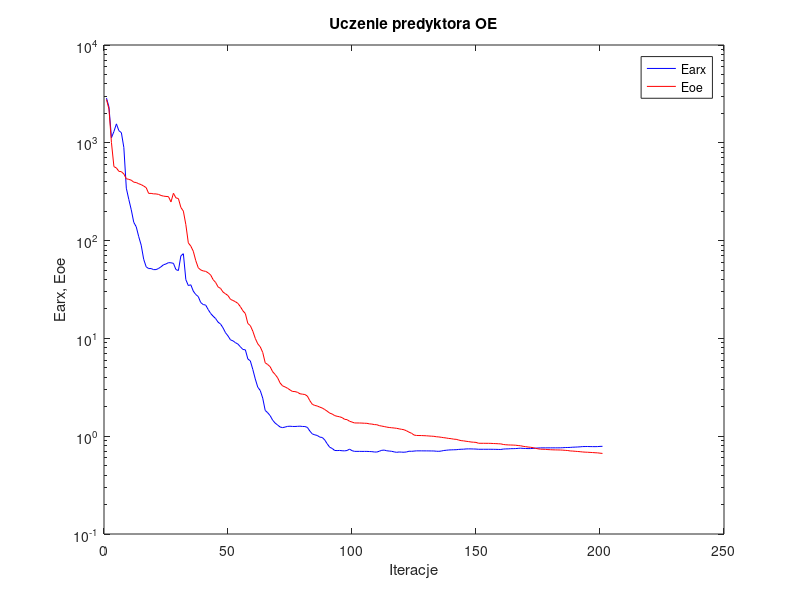
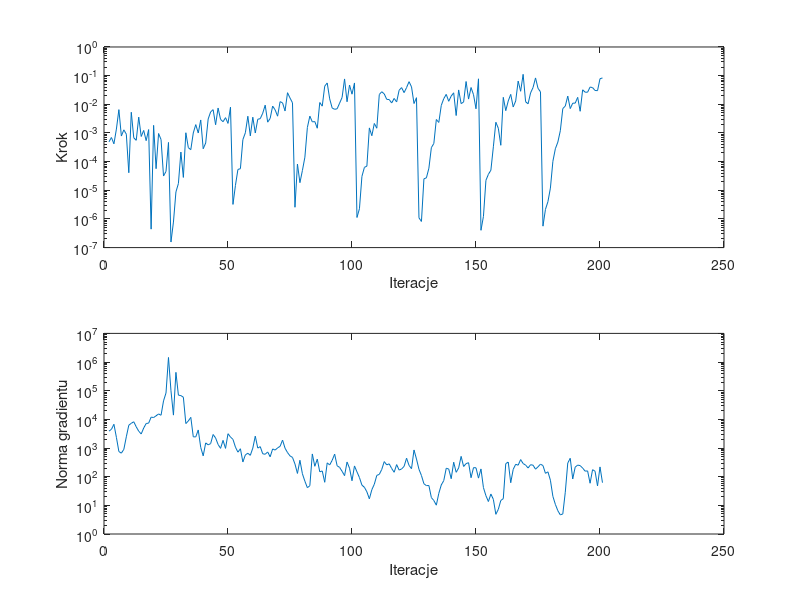

Reproduce these figures in MATLAB, in order.
%uczenie predyktora oe
clear all;
n=0; farx(n+1)=2.866762e+003; foe(n+1)=2.770141e+003; wspucz(n+1)=0.000000e+000; ng(n+1)=0.000000e+000;
%odnowa zmiennej metryki
n=1; farx(n+1)=2.325154e+003; foe(n+1)=2.212593e+003; krok(n+1)=4.927090e-004; ng(n+1)=3.888034e+003;
n=2; farx(n+1)=1.126672e+003; foe(n+1)=1.005961e+003; krok(n+1)=6.935224e-004; ng(n+1)=4.494758e+003;
n=3; farx(n+1)=1.303735e+003; foe(n+1)=5.701776e+002; krok(n+1)=4.179199e-004; ng(n+1)=6.748657e+003;
n=4; farx(n+1)=1.561492e+003; foe(n+1)=5.535707e+002; krok(n+1)=1.369522e-003; ng(n+1)=2.354575e+003;
n=5; farx(n+1)=1.329605e+003; foe(n+1)=5.106654e+002; krok(n+1)=6.513964e-003; ng(n+1)=7.519356e+002;
n=6; farx(n+1)=1.270884e+003; foe(n+1)=5.069801e+002; krok(n+1)=7.818597e-004; ng(n+1)=6.631823e+002;
n=7; farx(n+1)=8.951958e+002; foe(n+1)=4.797609e+002; krok(n+1)=1.284763e-003; ng(n+1)=9.017073e+002;
n=8; farx(n+1)=3.432994e+002; foe(n+1)=4.289380e+002; krok(n+1)=9.053002e-004; ng(n+1)=2.466495e+003;
n=9; farx(n+1)=2.637511e+002; foe(n+1)=4.229418e+002; krok(n+1)=4.095955e-005; ng(n+1)=6.267364e+003;
n=10; farx(n+1)=2.062965e+002; foe(n+1)=4.145197e+002; krok(n+1)=5.272732e-003; ng(n+1)=7.286795e+003;
n=11; farx(n+1)=1.537657e+002; foe(n+1)=3.956018e+002; krok(n+1)=6.767654e-004; ng(n+1)=8.248447e+003;
n=12; farx(n+1)=1.383409e+002; foe(n+1)=3.926202e+002; krok(n+1)=5.547107e-004; ng(n+1)=5.491248e+003;
n=13; farx(n+1)=1.097332e+002; foe(n+1)=3.812982e+002; krok(n+1)=3.572501e-003; ng(n+1)=3.869541e+003;
n=14; farx(n+1)=8.972639e+001; foe(n+1)=3.736041e+002; krok(n+1)=7.532950e-004; ng(n+1)=3.088281e+003;
n=15; farx(n+1)=6.445542e+001; foe(n+1)=3.611369e+002; krok(n+1)=1.224233e-003; ng(n+1)=4.981532e+003;
n=16; farx(n+1)=5.398398e+001; foe(n+1)=3.481003e+002; krok(n+1)=5.391128e-004; ng(n+1)=7.176162e+003;
n=17; farx(n+1)=5.176275e+001; foe(n+1)=3.038777e+002; krok(n+1)=1.313897e-003; ng(n+1)=7.387104e+003;
n=18; farx(n+1)=5.179124e+001; foe(n+1)=3.038588e+002; krok(n+1)=4.405193e-007; ng(n+1)=1.195471e+004;
n=19; farx(n+1)=5.050002e+001; foe(n+1)=3.004825e+002; krok(n+1)=1.841613e-003; ng(n+1)=1.158937e+004;
n=20; farx(n+1)=5.054091e+001; foe(n+1)=3.002441e+002; krok(n+1)=5.665485e-005; ng(n+1)=1.330313e+004;
n=21; farx(n+1)=5.188564e+001; foe(n+1)=2.967630e+002; krok(n+1)=9.576184e-004; ng(n+1)=1.546704e+004;
n=22; farx(n+1)=5.402238e+001; foe(n+1)=2.893196e+002; krok(n+1)=5.892785e-004; ng(n+1)=1.390644e+004;
n=23; farx(n+1)=5.663830e+001; foe(n+1)=2.849725e+002; krok(n+1)=3.144093e-005; ng(n+1)=4.411123e+004;
n=24; farx(n+1)=5.772675e+001; foe(n+1)=2.829116e+002; krok(n+1)=4.557602e-005; ng(n+1)=8.335443e+004;
n=25; farx(n+1)=5.951799e+001; foe(n+1)=2.815651e+002; krok(n+1)=4.674935e-004; ng(n+1)=1.445738e+006;
%odnowa zmiennej metryki
n=26; farx(n+1)=5.931081e+001; foe(n+1)=2.486539e+002; krok(n+1)=1.564368e-007; ng(n+1)=9.972137e+004;
n=27; farx(n+1)=5.856249e+001; foe(n+1)=3.047873e+002; krok(n+1)=7.781605e-007; ng(n+1)=1.408100e+004;
n=28; farx(n+1)=5.054195e+001; foe(n+1)=2.735268e+002; krok(n+1)=8.746968e-006; ng(n+1)=4.370368e+005;
n=29; farx(n+1)=4.941293e+001; foe(n+1)=2.689426e+002; krok(n+1)=1.718695e-005; ng(n+1)=7.001742e+004;
n=30; farx(n+1)=6.987030e+001; foe(n+1)=2.182544e+002; krok(n+1)=2.154098e-004; ng(n+1)=6.749268e+004;
n=31; farx(n+1)=7.344636e+001; foe(n+1)=2.002366e+002; krok(n+1)=2.809248e-005; ng(n+1)=5.939642e+004;
n=32; farx(n+1)=3.984806e+001; foe(n+1)=1.456333e+002; krok(n+1)=1.016108e-003; ng(n+1)=7.151901e+003;
n=33; farx(n+1)=3.470960e+001; foe(n+1)=9.481484e+001; krok(n+1)=3.072763e-004; ng(n+1)=8.790851e+003;
n=34; farx(n+1)=3.534128e+001; foe(n+1)=8.781971e+001; krok(n+1)=2.612599e-004; ng(n+1)=1.176518e+004;
n=35; farx(n+1)=3.046385e+001; foe(n+1)=7.786397e+001; krok(n+1)=1.001196e-003; ng(n+1)=2.460507e+003;
n=36; farx(n+1)=2.808542e+001; foe(n+1)=6.242099e+001; krok(n+1)=1.955381e-003; ng(n+1)=2.444199e+003;
n=37; farx(n+1)=2.681434e+001; foe(n+1)=5.280660e+001; krok(n+1)=9.977322e-004; ng(n+1)=4.277136e+003;
n=38; farx(n+1)=2.327066e+001; foe(n+1)=5.012345e+001; krok(n+1)=2.840497e-003; ng(n+1)=1.050326e+003;
n=39; farx(n+1)=2.219291e+001; foe(n+1)=4.898714e+001; krok(n+1)=2.811722e-004; ng(n+1)=5.334674e+002;
n=40; farx(n+1)=2.191168e+001; foe(n+1)=4.847494e+001; krok(n+1)=4.465626e-004; ng(n+1)=1.508803e+003;
n=41; farx(n+1)=1.973745e+001; foe(n+1)=4.683929e+001; krok(n+1)=3.065383e-003; ng(n+1)=1.291309e+003;
n=42; farx(n+1)=1.799601e+001; foe(n+1)=4.456143e+001; krok(n+1)=5.433546e-003; ng(n+1)=1.428105e+003;
n=43; farx(n+1)=1.686862e+001; foe(n+1)=3.987119e+001; krok(n+1)=6.496894e-003; ng(n+1)=2.965058e+003;
n=44; farx(n+1)=1.596341e+001; foe(n+1)=3.734058e+001; krok(n+1)=1.934289e-003; ng(n+1)=2.243019e+003;
n=45; farx(n+1)=1.466006e+001; foe(n+1)=3.360907e+001; krok(n+1)=7.418259e-003; ng(n+1)=1.331626e+003;
n=46; farx(n+1)=1.401386e+001; foe(n+1)=3.242948e+001; krok(n+1)=2.973498e-003; ng(n+1)=9.736893e+002;
n=47; farx(n+1)=1.281216e+001; foe(n+1)=2.978170e+001; krok(n+1)=2.469785e-003; ng(n+1)=1.851455e+003;
n=48; farx(n+1)=1.142449e+001; foe(n+1)=2.856589e+001; krok(n+1)=3.419137e-003; ng(n+1)=9.722052e+002;
n=49; farx(n+1)=1.059745e+001; foe(n+1)=2.740747e+001; krok(n+1)=2.156451e-003; ng(n+1)=3.161106e+003;
n=50; farx(n+1)=9.660320e+000; foe(n+1)=2.508199e+001; krok(n+1)=7.932207e-003; ng(n+1)=2.419257e+003;
%odnowa zmiennej metryki
n=51; farx(n+1)=9.442086e+000; foe(n+1)=2.441848e+001; krok(n+1)=3.213736e-006; ng(n+1)=2.005959e+003;
n=52; farx(n+1)=9.044568e+000; foe(n+1)=2.372513e+001; krok(n+1)=1.484784e-005; ng(n+1)=1.075086e+003;
n=53; farx(n+1)=8.746504e+000; foe(n+1)=2.278474e+001; krok(n+1)=5.338120e-005; ng(n+1)=7.165527e+002;
n=54; farx(n+1)=8.205698e+000; foe(n+1)=2.110406e+001; krok(n+1)=5.658127e-005; ng(n+1)=9.433518e+002;
n=55; farx(n+1)=7.707020e+000; foe(n+1)=1.916315e+001; krok(n+1)=5.871034e-004; ng(n+1)=3.259365e+002;
n=56; farx(n+1)=7.642574e+000; foe(n+1)=1.794639e+001; krok(n+1)=1.016331e-003; ng(n+1)=5.773039e+002;
n=57; farx(n+1)=6.165596e+000; foe(n+1)=1.419814e+001; krok(n+1)=3.831275e-003; ng(n+1)=6.575545e+002;
n=58; farx(n+1)=5.888659e+000; foe(n+1)=1.351215e+001; krok(n+1)=7.899388e-004; ng(n+1)=5.565008e+002;
n=59; farx(n+1)=4.816531e+000; foe(n+1)=1.185890e+001; krok(n+1)=3.550402e-003; ng(n+1)=9.933401e+002;
n=60; farx(n+1)=3.848777e+000; foe(n+1)=1.000615e+001; krok(n+1)=9.975011e-004; ng(n+1)=2.593650e+003;
n=61; farx(n+1)=3.170944e+000; foe(n+1)=8.795983e+000; krok(n+1)=3.011555e-003; ng(n+1)=9.957252e+002;
n=62; farx(n+1)=2.934431e+000; foe(n+1)=8.202167e+000; krok(n+1)=3.151553e-003; ng(n+1)=1.117210e+003;
n=63; farx(n+1)=2.449498e+000; foe(n+1)=7.188909e+000; krok(n+1)=4.892577e-003; ng(n+1)=6.295777e+002;
n=64; farx(n+1)=1.834562e+000; foe(n+1)=5.630494e+000; krok(n+1)=9.348086e-003; ng(n+1)=6.066104e+002;
n=65; farx(n+1)=1.737695e+000; foe(n+1)=5.408650e+000; krok(n+1)=2.381138e-003; ng(n+1)=7.300583e+002;
n=66; farx(n+1)=1.621982e+000; foe(n+1)=5.131296e+000; krok(n+1)=3.223493e-003; ng(n+1)=4.941115e+002;
n=67; farx(n+1)=1.458352e+000; foe(n+1)=4.565429e+000; krok(n+1)=8.685477e-003; ng(n+1)=9.291835e+002;
n=68; farx(n+1)=1.363257e+000; foe(n+1)=4.280490e+000; krok(n+1)=6.399091e-003; ng(n+1)=8.474259e+002;
n=69; farx(n+1)=1.300849e+000; foe(n+1)=3.960323e+000; krok(n+1)=3.852167e-003; ng(n+1)=1.013514e+003;
n=70; farx(n+1)=1.242037e+000; foe(n+1)=3.502645e+000; krok(n+1)=1.238474e-002; ng(n+1)=1.143502e+003;
n=71; farx(n+1)=1.224122e+000; foe(n+1)=3.270429e+000; krok(n+1)=1.121665e-002; ng(n+1)=1.895572e+003;
n=72; farx(n+1)=1.239704e+000; foe(n+1)=3.191625e+000; krok(n+1)=5.849663e-003; ng(n+1)=9.838819e+002;
n=73; farx(n+1)=1.259636e+000; foe(n+1)=3.091715e+000; krok(n+1)=2.539936e-002; ng(n+1)=6.943206e+002;
n=74; farx(n+1)=1.265253e+000; foe(n+1)=2.972954e+000; krok(n+1)=1.661865e-002; ng(n+1)=5.319336e+002;
n=75; farx(n+1)=1.258094e+000; foe(n+1)=2.866838e+000; krok(n+1)=1.129495e-002; ng(n+1)=4.709989e+002;
%odnowa zmiennej metryki
n=76; farx(n+1)=1.257555e+000; foe(n+1)=2.858974e+000; krok(n+1)=2.556226e-006; ng(n+1)=2.773209e+002;
n=77; farx(n+1)=1.261486e+000; foe(n+1)=2.813329e+000; krok(n+1)=8.233132e-005; ng(n+1)=1.298492e+002;
n=78; farx(n+1)=1.266719e+000; foe(n+1)=2.716276e+000; krok(n+1)=1.843074e-005; ng(n+1)=3.748482e+002;
n=79; farx(n+1)=1.257892e+000; foe(n+1)=2.690787e+000; krok(n+1)=4.901091e-005; ng(n+1)=1.267285e+002;
n=80; farx(n+1)=1.255712e+000; foe(n+1)=2.668344e+000; krok(n+1)=1.426314e-004; ng(n+1)=6.943512e+001;
n=81; farx(n+1)=1.231209e+000; foe(n+1)=2.572337e+000; krok(n+1)=1.548346e-003; ng(n+1)=4.138078e+001;
n=82; farx(n+1)=1.129007e+000; foe(n+1)=2.307879e+000; krok(n+1)=3.869544e-003; ng(n+1)=4.831167e+001;
n=83; farx(n+1)=1.054759e+000; foe(n+1)=2.117231e+000; krok(n+1)=2.433134e-003; ng(n+1)=6.214322e+002;
n=84; farx(n+1)=1.032441e+000; foe(n+1)=2.063580e+000; krok(n+1)=2.500228e-003; ng(n+1)=2.307561e+002;
n=85; farx(n+1)=1.017726e+000; foe(n+1)=2.035406e+000; krok(n+1)=1.463096e-003; ng(n+1)=4.101309e+002;
n=86; farx(n+1)=9.784874e-001; foe(n+1)=1.982699e+000; krok(n+1)=1.153579e-002; ng(n+1)=1.476137e+002;
n=87; farx(n+1)=9.710212e-001; foe(n+1)=1.942722e+000; krok(n+1)=8.625805e-003; ng(n+1)=1.584755e+002;
n=88; farx(n+1)=9.156157e-001; foe(n+1)=1.873739e+000; krok(n+1)=4.294671e-002; ng(n+1)=6.379621e+001;
n=89; farx(n+1)=8.364776e-001; foe(n+1)=1.802652e+000; krok(n+1)=5.558094e-002; ng(n+1)=3.035620e+002;
n=90; farx(n+1)=7.712951e-001; foe(n+1)=1.721990e+000; krok(n+1)=1.547817e-002; ng(n+1)=2.573522e+002;
n=91; farx(n+1)=7.498929e-001; foe(n+1)=1.686983e+000; krok(n+1)=7.442795e-003; ng(n+1)=3.716069e+002;
n=92; farx(n+1)=7.146969e-001; foe(n+1)=1.624873e+000; krok(n+1)=6.681202e-003; ng(n+1)=6.122632e+002;
n=93; farx(n+1)=7.129678e-001; foe(n+1)=1.598031e+000; krok(n+1)=6.971205e-003; ng(n+1)=2.404751e+002;
n=94; farx(n+1)=7.150669e-001; foe(n+1)=1.579889e+000; krok(n+1)=1.095618e-002; ng(n+1)=2.110587e+002;
n=95; farx(n+1)=7.102067e-001; foe(n+1)=1.549775e+000; krok(n+1)=1.733857e-002; ng(n+1)=1.544153e+002;
n=96; farx(n+1)=7.081538e-001; foe(n+1)=1.488780e+000; krok(n+1)=7.672268e-002; ng(n+1)=1.087713e+002;
n=97; farx(n+1)=7.139311e-001; foe(n+1)=1.476493e+000; krok(n+1)=1.226153e-002; ng(n+1)=3.248481e+002;
n=98; farx(n+1)=7.377323e-001; foe(n+1)=1.422591e+000; krok(n+1)=4.710295e-002; ng(n+1)=1.980293e+002;
n=99; farx(n+1)=7.116944e-001; foe(n+1)=1.395576e+000; krok(n+1)=2.254527e-002; ng(n+1)=7.215946e+001;
n=100; farx(n+1)=6.999225e-001; foe(n+1)=1.366693e+000; krok(n+1)=5.558094e-002; ng(n+1)=2.370930e+002;
%odnowa zmiennej metryki
n=101; farx(n+1)=6.998853e-001; foe(n+1)=1.365434e+000; krok(n+1)=1.122542e-006; ng(n+1)=1.475404e+002;
n=102; farx(n+1)=6.997774e-001; foe(n+1)=1.364735e+000; krok(n+1)=2.270457e-006; ng(n+1)=9.323744e+001;
n=103; farx(n+1)=6.991092e-001; foe(n+1)=1.361858e+000; krok(n+1)=3.050494e-005; ng(n+1)=5.078100e+001;
n=104; farx(n+1)=6.992929e-001; foe(n+1)=1.357059e+000; krok(n+1)=6.291931e-005; ng(n+1)=4.270968e+001;
n=105; farx(n+1)=6.994061e-001; foe(n+1)=1.354358e+000; krok(n+1)=6.975159e-005; ng(n+1)=2.964267e+001;
n=106; farx(n+1)=6.971401e-001; foe(n+1)=1.337355e+000; krok(n+1)=1.499941e-003; ng(n+1)=1.689513e+001;
n=107; farx(n+1)=6.953130e-001; foe(n+1)=1.330503e+000; krok(n+1)=8.011837e-004; ng(n+1)=3.520165e+001;
n=108; farx(n+1)=6.896221e-001; foe(n+1)=1.314637e+000; krok(n+1)=2.145173e-003; ng(n+1)=5.464729e+001;
n=109; farx(n+1)=6.884912e-001; foe(n+1)=1.310460e+000; krok(n+1)=1.463096e-003; ng(n+1)=1.113080e+002;
n=110; farx(n+1)=7.017260e-001; foe(n+1)=1.283179e+000; krok(n+1)=2.194150e-002; ng(n+1)=1.201330e+002;
n=111; farx(n+1)=7.171531e-001; foe(n+1)=1.268849e+000; krok(n+1)=2.741623e-002; ng(n+1)=1.794459e+002;
n=112; farx(n+1)=7.209839e-001; foe(n+1)=1.255350e+000; krok(n+1)=2.307159e-002; ng(n+1)=3.365110e+002;
n=113; farx(n+1)=7.098240e-001; foe(n+1)=1.238864e+000; krok(n+1)=1.488820e-002; ng(n+1)=2.587915e+002;
n=114; farx(n+1)=7.049959e-001; foe(n+1)=1.227739e+000; krok(n+1)=1.464382e-002; ng(n+1)=2.803842e+002;
n=115; farx(n+1)=7.007030e-001; foe(n+1)=1.220138e+000; krok(n+1)=1.111520e-002; ng(n+1)=1.929965e+002;
n=116; farx(n+1)=6.913344e-001; foe(n+1)=1.212872e+000; krok(n+1)=1.601914e-002; ng(n+1)=1.426847e+002;
n=117; farx(n+1)=6.842608e-001; foe(n+1)=1.204008e+000; krok(n+1)=1.210728e-002; ng(n+1)=2.641490e+002;
n=118; farx(n+1)=6.898233e-001; foe(n+1)=1.189069e+000; krok(n+1)=3.095635e-002; ng(n+1)=1.701137e+002;
n=119; farx(n+1)=6.872058e-001; foe(n+1)=1.176230e+000; krok(n+1)=3.822127e-002; ng(n+1)=1.860397e+002;
n=120; farx(n+1)=6.856096e-001; foe(n+1)=1.163680e+000; krok(n+1)=2.556212e-002; ng(n+1)=2.289556e+002;
n=121; farx(n+1)=6.901393e-001; foe(n+1)=1.134887e+000; krok(n+1)=3.825942e-002; ng(n+1)=4.416335e+002;
n=122; farx(n+1)=7.021691e-001; foe(n+1)=1.099333e+000; krok(n+1)=6.162212e-002; ng(n+1)=2.473047e+002;
n=123; farx(n+1)=7.006302e-001; foe(n+1)=1.071993e+000; krok(n+1)=4.048730e-002; ng(n+1)=1.903179e+002;
n=124; farx(n+1)=7.044837e-001; foe(n+1)=1.028175e+000; krok(n+1)=1.064021e-002; ng(n+1)=8.557095e+002;
n=125; farx(n+1)=7.082692e-001; foe(n+1)=1.017621e+000; krok(n+1)=1.702114e-002; ng(n+1)=4.139887e+002;
%odnowa zmiennej metryki
n=126; farx(n+1)=7.082772e-001; foe(n+1)=1.015963e+000; krok(n+1)=1.089869e-006; ng(n+1)=1.814218e+002;
n=127; farx(n+1)=7.082745e-001; foe(n+1)=1.015511e+000; krok(n+1)=8.176415e-007; ng(n+1)=1.098771e+002;
n=128; farx(n+1)=7.078412e-001; foe(n+1)=1.012566e+000; krok(n+1)=2.509886e-005; ng(n+1)=5.655894e+001;
n=129; farx(n+1)=7.077375e-001; foe(n+1)=1.009780e+000; krok(n+1)=2.717293e-005; ng(n+1)=4.882024e+001;
n=130; farx(n+1)=7.073480e-001; foe(n+1)=1.005004e+000; krok(n+1)=5.883434e-005; ng(n+1)=4.923029e+001;
n=131; farx(n+1)=7.067464e-001; foe(n+1)=1.000879e+000; krok(n+1)=3.079053e-004; ng(n+1)=1.864637e+001;
n=132; farx(n+1)=7.062729e-001; foe(n+1)=9.974429e-001; krok(n+1)=4.302964e-004; ng(n+1)=1.475596e+001;
n=133; farx(n+1)=7.021477e-001; foe(n+1)=9.875057e-001; krok(n+1)=2.953444e-003; ng(n+1)=1.014463e+001;
n=134; farx(n+1)=7.007310e-001; foe(n+1)=9.827758e-001; krok(n+1)=2.324451e-003; ng(n+1)=2.620574e+001;
n=135; farx(n+1)=7.049102e-001; foe(n+1)=9.744419e-001; krok(n+1)=9.173286e-003; ng(n+1)=5.156367e+001;
n=136; farx(n+1)=7.142946e-001; foe(n+1)=9.659366e-001; krok(n+1)=1.576669e-002; ng(n+1)=7.296900e+001;
n=137; farx(n+1)=7.181525e-001; foe(n+1)=9.587743e-001; krok(n+1)=2.219272e-002; ng(n+1)=1.971154e+002;
n=138; farx(n+1)=7.232217e-001; foe(n+1)=9.487091e-001; krok(n+1)=1.274291e-002; ng(n+1)=1.851896e+002;
n=139; farx(n+1)=7.249243e-001; foe(n+1)=9.437114e-001; krok(n+1)=1.939776e-002; ng(n+1)=8.509881e+001;
n=140; farx(n+1)=7.266545e-001; foe(n+1)=9.326609e-001; krok(n+1)=2.517497e-002; ng(n+1)=3.199150e+002;
n=141; farx(n+1)=7.277240e-001; foe(n+1)=9.291019e-001; krok(n+1)=4.055547e-003; ng(n+1)=1.422945e+002;
n=142; farx(n+1)=7.325624e-001; foe(n+1)=9.141550e-001; krok(n+1)=3.172883e-002; ng(n+1)=2.018327e+002;
n=143; farx(n+1)=7.355126e-001; foe(n+1)=9.010125e-001; krok(n+1)=1.056509e-002; ng(n+1)=5.116229e+002;
n=144; farx(n+1)=7.366394e-001; foe(n+1)=8.960698e-001; krok(n+1)=1.204622e-002; ng(n+1)=2.268927e+002;
n=145; farx(n+1)=7.410868e-001; foe(n+1)=8.876823e-001; krok(n+1)=6.244338e-002; ng(n+1)=2.855980e+002;
n=146; farx(n+1)=7.420327e-001; foe(n+1)=8.809825e-001; krok(n+1)=1.521910e-002; ng(n+1)=3.080808e+002;
n=147; farx(n+1)=7.415448e-001; foe(n+1)=8.723873e-001; krok(n+1)=3.852379e-002; ng(n+1)=9.201597e+001;
n=148; farx(n+1)=7.400632e-001; foe(n+1)=8.680661e-001; krok(n+1)=2.160874e-002; ng(n+1)=2.069993e+002;
n=149; farx(n+1)=7.388580e-001; foe(n+1)=8.644735e-001; krok(n+1)=6.970662e-003; ng(n+1)=2.040162e+002;
n=150; farx(n+1)=7.352419e-001; foe(n+1)=8.472345e-001; krok(n+1)=7.746905e-002; ng(n+1)=8.916496e+001;
%odnowa zmiennej metryki
n=151; farx(n+1)=7.352302e-001; foe(n+1)=8.464682e-001; krok(n+1)=4.017170e-007; ng(n+1)=1.864820e+002;
n=152; farx(n+1)=7.352172e-001; foe(n+1)=8.463890e-001; krok(n+1)=1.225769e-006; ng(n+1)=4.158701e+001;
n=153; farx(n+1)=7.351489e-001; foe(n+1)=8.460015e-001; krok(n+1)=2.226248e-005; ng(n+1)=2.170743e+001;
n=154; farx(n+1)=7.351655e-001; foe(n+1)=8.457636e-001; krok(n+1)=3.609728e-005; ng(n+1)=1.358638e+001;
n=155; farx(n+1)=7.350772e-001; foe(n+1)=8.446785e-001; krok(n+1)=5.017715e-005; ng(n+1)=2.483018e+001;
n=156; farx(n+1)=7.346078e-001; foe(n+1)=8.416045e-001; krok(n+1)=3.293253e-004; ng(n+1)=1.615953e+001;
n=157; farx(n+1)=7.337750e-001; foe(n+1)=8.399210e-001; krok(n+1)=2.361852e-003; ng(n+1)=4.864358e+000;
n=158; farx(n+1)=7.325037e-001; foe(n+1)=8.369460e-001; krok(n+1)=1.460933e-003; ng(n+1)=7.254724e+000;
n=159; farx(n+1)=7.319187e-001; foe(n+1)=8.345621e-001; krok(n+1)=3.716215e-004; ng(n+1)=1.481411e+001;
n=160; farx(n+1)=7.386258e-001; foe(n+1)=8.231083e-001; krok(n+1)=1.750226e-002; ng(n+1)=1.708744e+001;
n=161; farx(n+1)=7.415112e-001; foe(n+1)=8.176165e-001; krok(n+1)=5.997467e-003; ng(n+1)=2.854407e+002;
n=162; farx(n+1)=7.422898e-001; foe(n+1)=8.146030e-001; krok(n+1)=1.308616e-002; ng(n+1)=3.240607e+002;
n=163; farx(n+1)=7.454589e-001; foe(n+1)=8.127890e-001; krok(n+1)=2.219272e-002; ng(n+1)=6.160569e+001;
n=164; farx(n+1)=7.460789e-001; foe(n+1)=8.112833e-001; krok(n+1)=8.073226e-003; ng(n+1)=1.802038e+002;
n=165; farx(n+1)=7.475938e-001; foe(n+1)=8.085195e-001; krok(n+1)=1.308616e-002; ng(n+1)=2.711565e+002;
n=166; farx(n+1)=7.513019e-001; foe(n+1)=8.025719e-001; krok(n+1)=6.460817e-002; ng(n+1)=2.517267e+002;
n=167; farx(n+1)=7.546433e-001; foe(n+1)=7.980466e-001; krok(n+1)=2.847603e-002; ng(n+1)=3.954840e+002;
n=168; farx(n+1)=7.504425e-001; foe(n+1)=7.879588e-001; krok(n+1)=1.111619e-001; ng(n+1)=2.870609e+002;
n=169; farx(n+1)=7.488275e-001; foe(n+1)=7.819283e-001; krok(n+1)=1.226153e-002; ng(n+1)=2.540287e+002;
n=170; farx(n+1)=7.473695e-001; foe(n+1)=7.753117e-001; krok(n+1)=1.039581e-002; ng(n+1)=2.010754e+002;
n=171; farx(n+1)=7.473918e-001; foe(n+1)=7.703419e-001; krok(n+1)=2.490870e-002; ng(n+1)=2.617803e+002;
n=172; farx(n+1)=7.507168e-001; foe(n+1)=7.633987e-001; krok(n+1)=3.850210e-002; ng(n+1)=2.517524e+002;
n=173; farx(n+1)=7.548395e-001; foe(n+1)=7.516619e-001; krok(n+1)=8.321100e-002; ng(n+1)=1.827103e+002;
n=174; farx(n+1)=7.572766e-001; foe(n+1)=7.430194e-001; krok(n+1)=3.616714e-002; ng(n+1)=2.211876e+002;
n=175; farx(n+1)=7.599344e-001; foe(n+1)=7.363711e-001; krok(n+1)=2.721013e-002; ng(n+1)=2.732150e+002;
%odnowa zmiennej metryki
n=176; farx(n+1)=7.599739e-001; foe(n+1)=7.352917e-001; krok(n+1)=5.598929e-007; ng(n+1)=2.448014e+002;
n=177; farx(n+1)=7.600020e-001; foe(n+1)=7.337806e-001; krok(n+1)=2.150021e-006; ng(n+1)=1.309524e+002;
n=178; farx(n+1)=7.600796e-001; foe(n+1)=7.298897e-001; krok(n+1)=4.000651e-006; ng(n+1)=1.476700e+002;
n=179; farx(n+1)=7.601224e-001; foe(n+1)=7.276380e-001; krok(n+1)=1.191391e-005; ng(n+1)=7.528894e+001;
n=180; farx(n+1)=7.601648e-001; foe(n+1)=7.257244e-001; krok(n+1)=1.022605e-004; ng(n+1)=2.057572e+001;
n=181; farx(n+1)=7.601817e-001; foe(n+1)=7.244542e-001; krok(n+1)=2.815739e-004; ng(n+1)=1.082513e+001;
n=182; farx(n+1)=7.603121e-001; foe(n+1)=7.236577e-001; krok(n+1)=4.794822e-004; ng(n+1)=6.500094e+000;
n=183; farx(n+1)=7.606265e-001; foe(n+1)=7.228439e-001; krok(n+1)=1.197019e-003; ng(n+1)=4.635062e+000;
n=184; farx(n+1)=7.625864e-001; foe(n+1)=7.204572e-001; krok(n+1)=7.119007e-003; ng(n+1)=5.028115e+000;
n=185; farx(n+1)=7.657088e-001; foe(n+1)=7.169176e-001; krok(n+1)=8.669283e-003; ng(n+1)=2.870137e+001;
n=186; farx(n+1)=7.665148e-001; foe(n+1)=7.139516e-001; krok(n+1)=1.932256e-002; ng(n+1)=2.994723e+002;
n=187; farx(n+1)=7.680289e-001; foe(n+1)=7.068435e-001; krok(n+1)=7.088910e-003; ng(n+1)=4.379390e+002;
n=188; farx(n+1)=7.719323e-001; foe(n+1)=7.047238e-001; krok(n+1)=1.095618e-002; ng(n+1)=8.314147e+001;
n=189; farx(n+1)=7.734831e-001; foe(n+1)=7.010666e-001; krok(n+1)=1.097075e-002; ng(n+1)=2.157894e+002;
n=190; farx(n+1)=7.760010e-001; foe(n+1)=6.978852e-001; krok(n+1)=1.748904e-002; ng(n+1)=2.533437e+002;
n=191; farx(n+1)=7.787041e-001; foe(n+1)=6.943742e-001; krok(n+1)=5.711090e-003; ng(n+1)=2.437716e+002;
n=192; farx(n+1)=7.832406e-001; foe(n+1)=6.899598e-001; krok(n+1)=3.201972e-002; ng(n+1)=2.001507e+002;
n=193; farx(n+1)=7.841528e-001; foe(n+1)=6.870226e-001; krok(n+1)=2.643052e-002; ng(n+1)=1.560293e+002;
n=194; farx(n+1)=7.844895e-001; foe(n+1)=6.854403e-001; krok(n+1)=2.643052e-002; ng(n+1)=1.589998e+002;
n=195; farx(n+1)=7.832501e-001; foe(n+1)=6.828917e-001; krok(n+1)=4.002904e-002; ng(n+1)=5.909213e+001;
n=196; farx(n+1)=7.825325e-001; foe(n+1)=6.806308e-001; krok(n+1)=3.818352e-002; ng(n+1)=1.753846e+002;
n=197; farx(n+1)=7.821078e-001; foe(n+1)=6.775826e-001; krok(n+1)=3.036661e-002; ng(n+1)=1.552465e+002;
n=198; farx(n+1)=7.830749e-001; foe(n+1)=6.758065e-001; krok(n+1)=2.991958e-002; ng(n+1)=4.771711e+001;
n=199; farx(n+1)=7.867518e-001; foe(n+1)=6.707614e-001; krok(n+1)=7.808311e-002; ng(n+1)=2.192064e+002;
n=200; farx(n+1)=7.877948e-001; foe(n+1)=6.667001e-001; krok(n+1)=8.298877e-002; ng(n+1)=6.176413e+001;

figure; semilogy(farx,'b'); hold on; semilogy(foe,'r'); xlabel('Iteracje'); ylabel('Earx, Eoe'); legend('Earx','Eoe'); title('Uczenie predyktora OE');
figure; subplot(2,1,1); semilogy(krok); xlabel('Iteracje'); ylabel('Krok');
subplot(2,1,2); semilogy(ng); xlabel('Iteracje'); ylabel('Norma gradientu');
Earx=farx(n+1)
Eoe=foe(n+1)
